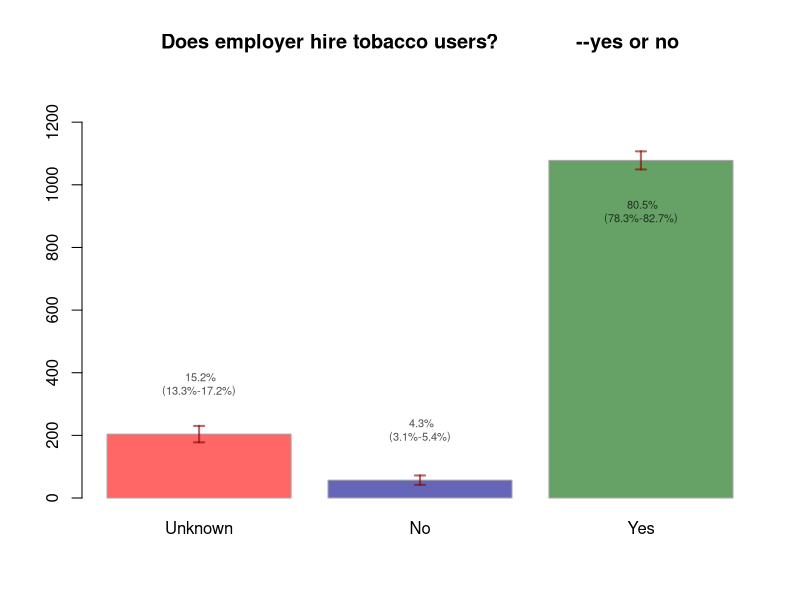
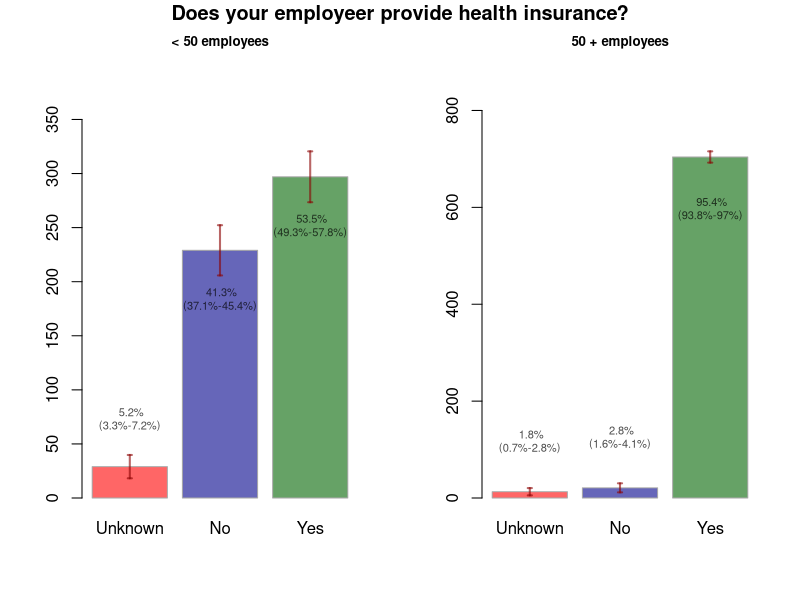

R code for these plots, in order: (Note: this script raises an error after producing the figures.)
library(Hmisc)
library(RColorBrewer)
library(car)

# Set wd
setwd("C:/Users/BrewJR/Documents/tobacco")

# Read in data
comb <- read.csv("comb1.csv")

# Read in names of questions
comb_names <- read.csv("comb1.csv", header = FALSE)
comb_names <- comb_names[1,]

###################
# SIMPASYM FUNCTION FOR CALCULATIN C.I. OF PROPORTIONS
###################
simpasym <- function(n, p, z=1.96, cc=TRUE){
  out <- list()
  if(cc){
    out$lb <- p - z*sqrt((p*(1-p))/n) - 0.5/n
    out$ub <- p + z*sqrt((p*(1-p))/n) + 0.5/n
  } else {
    out$lb <- p - z*sqrt((p*(1-p))/n)
    out$ub <- p + z*sqrt((p*(1-p))/n)
  }
  out
}

###################
# WRITE FUNCTION FOR PLOTTING BARS
###################
BarFun <- function(var, recode_var = NULL){
  
  # Ensure it's treated as a character
  var <- as.character(var)
  
  # Replace 77,88,99 with "Unknown"
  var[which(var %in% c(77,88,99))] <- "Unknown"
  
  # If recoding vector is supplied, use it
  if(is.null(recode_var)){
    var <- Recode(var,
                  "'1' = 'Yes';
                '2' = 'No'")
  } else {
    var <- Recode(var,
                  recode_var)    
  }
  
  # Make var a factor and relevel so "unknown" comes first
  var <- factor(var)
  var <- relevel(var, ref = "Unknown")
    
  # Make a table
  var_table <- table(var)
  var_names <- names(var_table)
  var_vals <- as.numeric(var_table)
  var_prop <- prop.table(var_table) * 100
  
  # Assing positions based on relative value compared to others
  var_pos <- ifelse(var_prop < 0.5 * max(var_prop),
                    3, 1)
  
  # Calculate confidence intervals
  ci <- simpasym(n=sum(var_table), 
                 p=var_prop / 100, 
                 z=1.96, cc=TRUE) 
  lb <- ci$lb * sum(var_table)
  ub <- ci$ub * sum(var_table)
  
  # Create color vector (first is always red if there are unknowns)
  if( var_table["Unknown"] > 0 ){
    my_colors <- c("Red", colorRampPalette(c("darkblue", "darkgreen"))(length(levels(var)) -1))
  } else {
    my_colors <- colorRampPalette(c("darkblue", "darkgreen"))(length(levels(var)))
  }
  my_colors <- adjustcolor(my_colors, alpha.f = 0.6)
  
  # Make barplot
  bp <- barplot(var_table,
                ylim = c(0, max(ub)*1.2),
                col = my_colors,
                border = "darkgrey")
  
  # Add point estimate text
#   text(x = bp[,1],
#        y = var_vals,
#        labels = paste0(round(var_prop, digits = 1), "%"),
#        pos = var_pos)
  
# Add error bars
  errbar(x=bp[,1],
         y=var_table,
         yplus=ub,
         yminus=lb,
         add=TRUE,
         type="n",
         errbar.col=adjustcolor("darkred", alpha.f=0.6),
         lwd=2)
  
  # Add text of point estimate with c.i.'s
  text(x=bp[,1], 
       y= ifelse(var_pos == 1, 
                 var_table - (.15*max(var_table)),
                 var_table + (.15*max(var_table))),
       labels=paste0(" ", round(var_prop, digits=1),
                     "%",
                     "\n(",
                     round(ci$lb*100, digits=1),
                     "%",
                     "-",
                     round(ci$ub*100, digits=1),
                     "%",
                     ")"
       ),
       cex=2/length(var_table),
       col=adjustcolor("black", alpha.f=0.7))
  
}

par(mfrow=c(1,1))
BarFun(comb[,7])
title(main = comb_names[,7])

par(mfrow=c(1,2))
BarFun(comb[which(comb[,5] == 1),8])
title(main = "< 50 employees", cex.main = 0.8)
BarFun(comb[which(comb[,5] == 2),8])
title(main = "50 + employees", cex.main = 0.8)
title(main = "Does your employeer provide health insurance?",
      outer = TRUE,
      line = -1)


# Question names
q_names <- c("Number of employees at work place",
             "Size Category",
             
             )
# of tobacco users at work place	Does employer hire tobacco users?             --yes or no	Does employer provide health insurance?  yes or no?  If no, proceed to column Y.	Please select type of insurance coverage:  self-insured or fully-insured	Insurance Carrier	Please select one employer sector: government, healthcare, or business (including private or non-profit)	Any tobacco cessation coverage?	Patch NRT OTC Covered?                     -- Yes or No	Gum NRT OTC Covered?                      -- Yes or No	Lozenge NRT OTC Covered?                    -- yes or no	Covered OTC only?	Inhaler NRT RX Covered?                    -- yes or no	Nose Spray RX Covered?                    -- yes or no	Bupropion RX  Covered?                   -- yes or no	Varenicline RX Covered?                    -- yes or no	Covered RX only?	Covered both OTC and RX?	Individual Counseling Covered?                   -- yes or no	Phone Counseling Covered?                    -- yes or no	Group Counseling Covered?                      -- yes or no	Web Based Counseling Covered?    -- yes or no	Covered some types of counseling?	Covered all types of counseling?	Covers at least 2 Quit Attempts provided per year                  -- yes or no	Are a combination of both cessation medication and counseling covered?	Any barriers to coverage, such as counseling before medications or    co-pays?             --yes or no	Extent of TFG Policy Coverage -- 100% SFG, 100% TFG, SFIW, or SFIWO     	E-cigs included in policy as restricted yes or no	Silver FTCA Medication Criteria Met	Gold FTCA Medication Criteria Met	Baseline SOC      BENEFIT	Baseline SOC           TFG Policy	Baseline SOC            Promote Encourage Provide	BaselineWas a referral to a local AHEC  made for this employer this quarter?           Yes or No	Q-1        FY(13-14) SOC      BENEFIT	Q-1        FY(13-14) SOC      TFG Policy	Q-1        FY(13-14) SOC         Promote Encourage Provide	Q-1        Was a referral to a local AHEC  made for this employer this quarter?           Yes or No	Q-2        FY(13-14) SOC      BENEFIT	Q-2        FY(13-14) SOC      TFG Policy	Q-2        FY(13-14) SOC         Promote Encourage Provide	Q-2      Was a referral to a local AHEC  made for this employer this quarter?           Yes or No	Q-3        FY(13-14) SOC      BENEFIT	Q-3        FY(13-14) SOC      TFG Policy	Q-3        FY(13-14) SOC         Promote Encourage Provide	Q-3      Was a referral to a local AHEC  made for this employer this quarter?           Yes or No	Q-4        FY(13-14) SOC      BENEFIT	Q-4        FY(13-14) SOC      TFG Policy	Q-4        FY(13-14) SOC         Promote Encourage Provide	Q-4      Was a referral to a local AHEC  made for this employer this quarter?           Yes or No	Briefly describe any progress made with this employer from baseline interview.                  (For example, has an employer strengthened a campus policy, instituted a no-hire policy,   increased benefit coverage, or made a decision to do so?  Have you sent this employer emails or information newsletters to maintain regular communication?  Have you spoken by phone or face-fo-face?)	Briefly describe any plans, opportunities or potential strategies to engage this employer in the coming quarter to move them from one stage of change to another.
